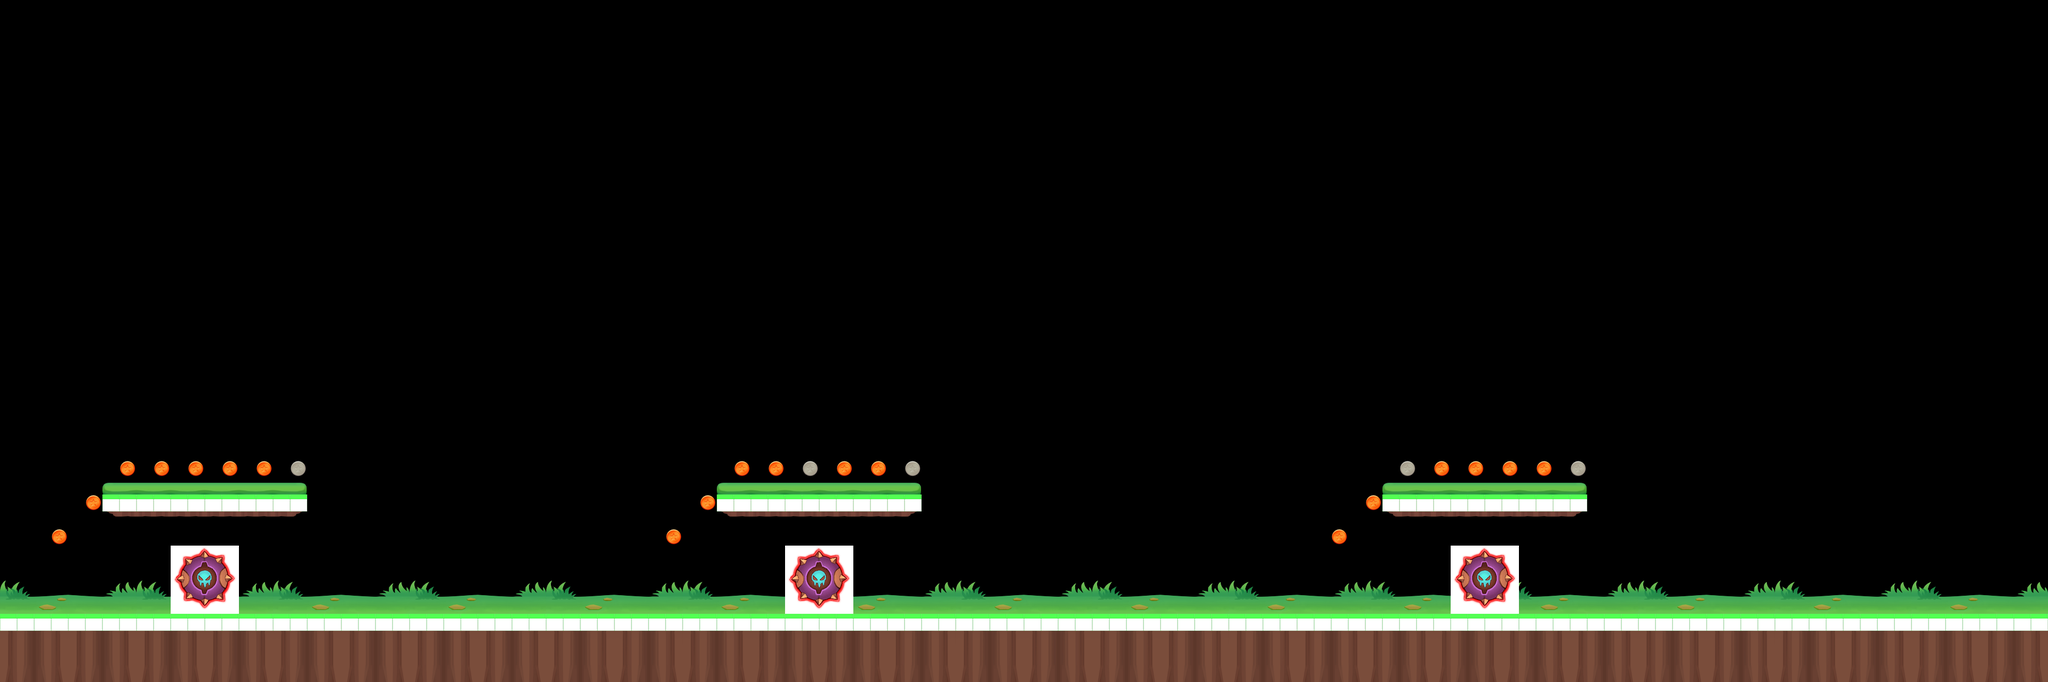

This game map was drawn from its Tiled (.tmx) file and the tilesets committed beside it. A one-line description and the trimmed map source follow:
An orthogonal 120x40 tile map with 32x32 px tiles, 4 tile layers (floor, shade, loot, stones), 4 tilesets.

<map version="1.1" tiledversion="1.1.3413" orientation="orthogonal" renderorder="right-down" width="120" height="40" tilewidth="32" tileheight="32" infinite="0" nextlayerid="13" nextobjectid="1">
 <tileset firstgid="1" source="../tiledImage/run_basic32.tsx" />
 <tileset firstgid="7" source="../tiledImage/run_stones.tsx" />
 <tileset firstgid="17" source="../tiledImage/run_chapter5.tsx" />
 <tileset firstgid="273" source="../tiledImage/run_item32.tsx" />
 <layer id="9" name="floor" width="120" height="40">
  <data>[4800 cells, 870 non-empty, 82 distinct tile ids]</data>
 </layer>
 <layer id="10" name="shade" width="120" height="40">
  <data>[4800 cells, 156 non-empty, 1 distinct tile ids]</data>
 </layer>
 <layer id="11" name="loot" width="120" height="40">
  <data>[4800 cells, 24 non-empty, 2 distinct tile ids]</data>
 </layer>
 <layer id="12" name="stones" width="120" height="40">
  <data>[4800 cells, 3 non-empty, 1 distinct tile ids]</data>
 </layer>
</map>
